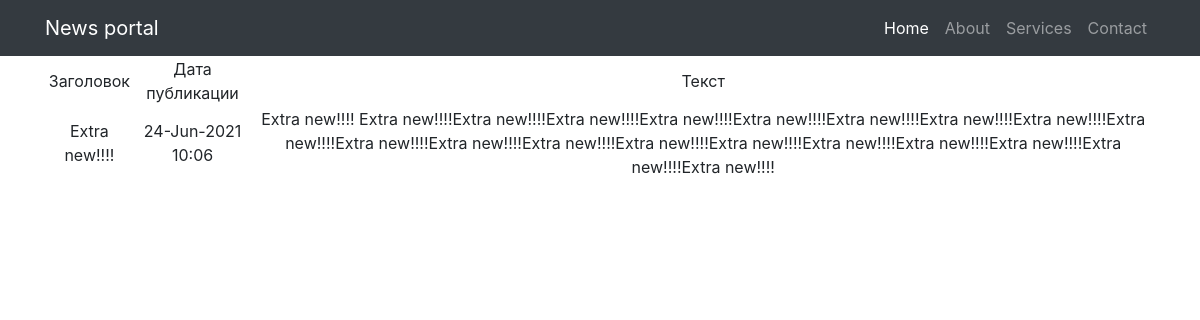
The page /posts/9/ on the database its author committed.
### news/models.py (models this page shows, shortened)
class Post(models.Model):
    author = models.ForeignKey(Author, on_delete=models.CASCADE)
    NEWS = 'NW'
    ARTICLE = 'AR'
    RUBRIC = (
        (NEWS, 'Новость'), (ARTICLE, 'Статья')
    )
    categoryType = models.CharField(max_length=2, choices=RUBRIC, default=ARTICLE)
    time_post = models.DateTimeField(auto_now_add=True)
    postCategory = models.ManyToManyField(Category, through='PostCategory')
    title = models.CharField(max_length=128)
    text = models.TextField()
    rating = models.SmallIntegerField(default=0)
    class Meta:
        verbose_name = 'Публикация'
        verbose_name_plural = 'Публикации'

### news/views.py (the view)
# urls.py: path('<int:pk>/', PostDetailView.as_view(), name='post_detail'),
class PostDetailView(DetailView):
    template_name = 'post_detail.html'
    queryset = Post.objects.all()

### news/templatetags/custom_filters.py (called while the page is built)
@register.filter(name='censor')  # регистрируем наш фильтр под именем Censor
def censor(text):
    for word in censored_words:
        if word in text:
            text = text.replace(word, '-censored-')
        else:
            continue
    return text

### news/templates/news/post_detail.html (shortened to what this page needs)
{% extends 'flatpages/default.html' %}
{% load custom_filters %}
{% block content %}
    <table>
        <tr>
            <td>
                Заголовок
            </td>
            <td>
                Дата публикации
            </td>
            <td>
                Текст
            </td>
        </tr>
        <tr>
            <td>
                {{ post.title|censor|truncatewords:4 }}
            </td>
            <td>
                {{ post.time_post|date:'d-M-Y H:m' }}
            </td>
            <td>
                {{ post.text|censor }}
            </td>
        </tr>
    </table>
{% endblock content %}

### rows shown on the page
Post: title|censor "Extra new!!!!", time_post "24-Jun-2021 10:06", text|censor "Extra new!!!! Extra new!!!!Extra new!!!!Extra new!!!!Extra new!!!!Extra new!!!!Extra new!!!!Extra new!!!!Extra new!!!!Extra new!!!!Extra new!!!!Extra new!!!!Extra new!!!!Extra new!!!!Extra new!!!!Extra new!!!!Extra new!!!!Extra new!!!!Extra new!!!!Extra new!!!!"
